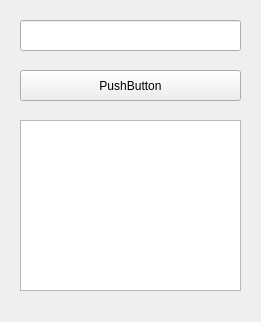
<?xml version="1.0" encoding="UTF-8"?>
<ui version="4.0">
 <class>Form</class>
 <widget class="QWidget" name="Form">
  <property name="geometry">
   <rect>
    <x>0</x>
    <y>0</y>
    <width>261</width>
    <height>322</height>
   </rect>
  </property>
  <property name="windowTitle">
   <string>Form</string>
  </property>
  <widget class="QTextEdit" name="textEdit">
   <property name="geometry">
    <rect>
     <x>20</x>
     <y>120</y>
     <width>221</width>
     <height>171</height>
    </rect>
   </property>
  </widget>
  <widget class="QPushButton" name="pushButton">
   <property name="geometry">
    <rect>
     <x>20</x>
     <y>70</y>
     <width>221</width>
     <height>31</height>
    </rect>
   </property>
   <property name="text">
    <string>PushButton</string>
   </property>
  </widget>
  <widget class="QLineEdit" name="lineEdit">
   <property name="geometry">
    <rect>
     <x>20</x>
     <y>20</y>
     <width>221</width>
     <height>31</height>
    </rect>
   </property>
  </widget>
 </widget>
 <resources/>
 <connections/>
</ui>
